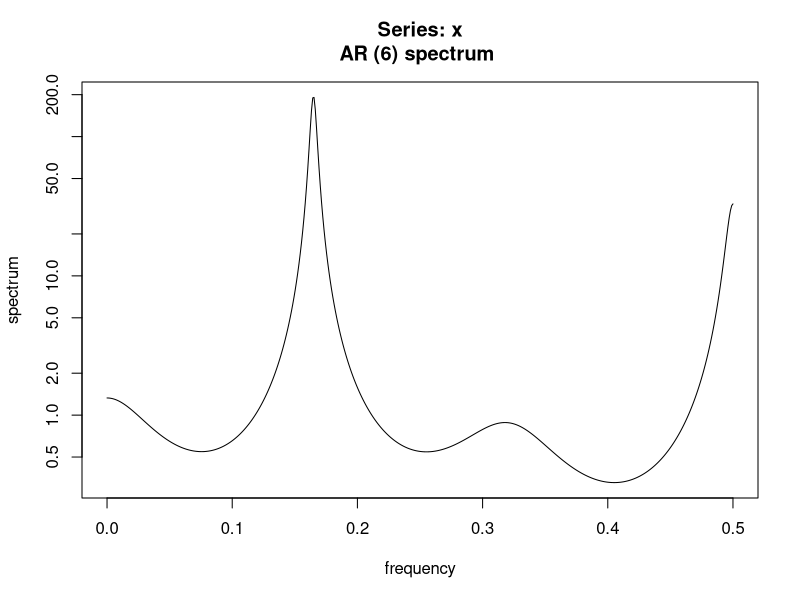
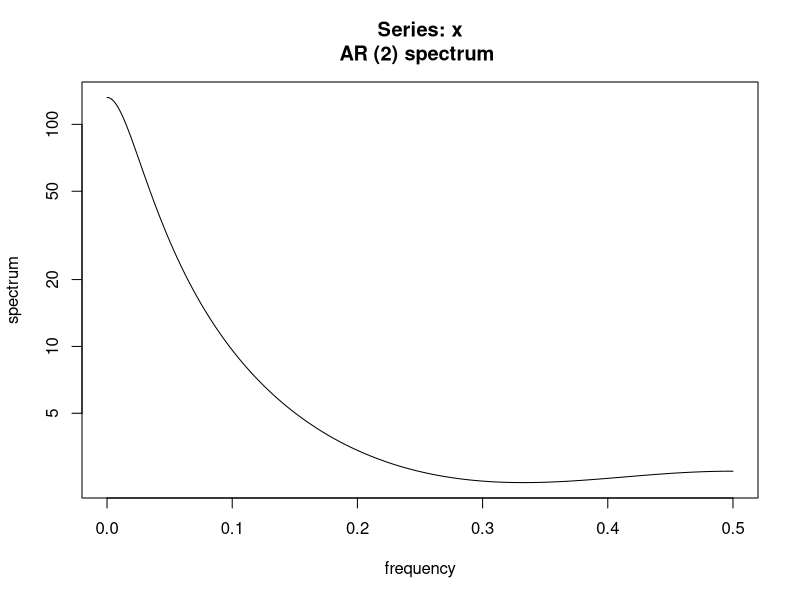
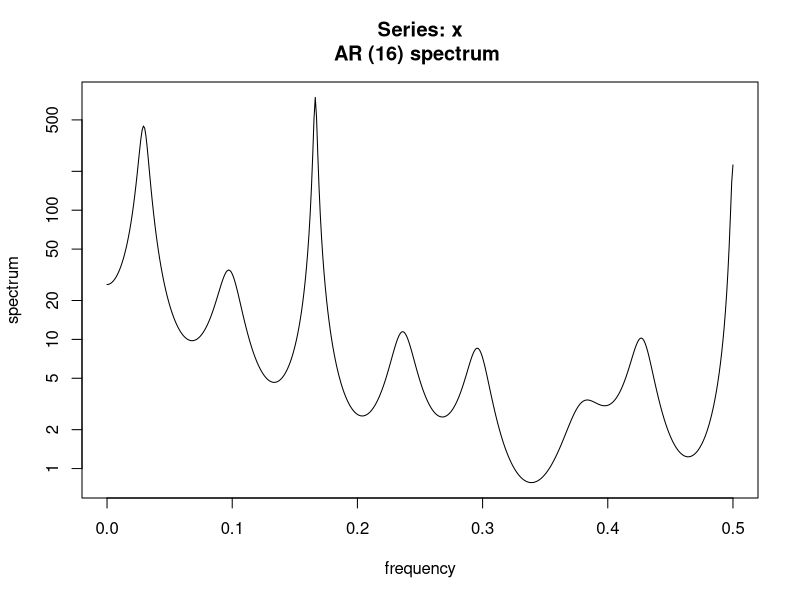
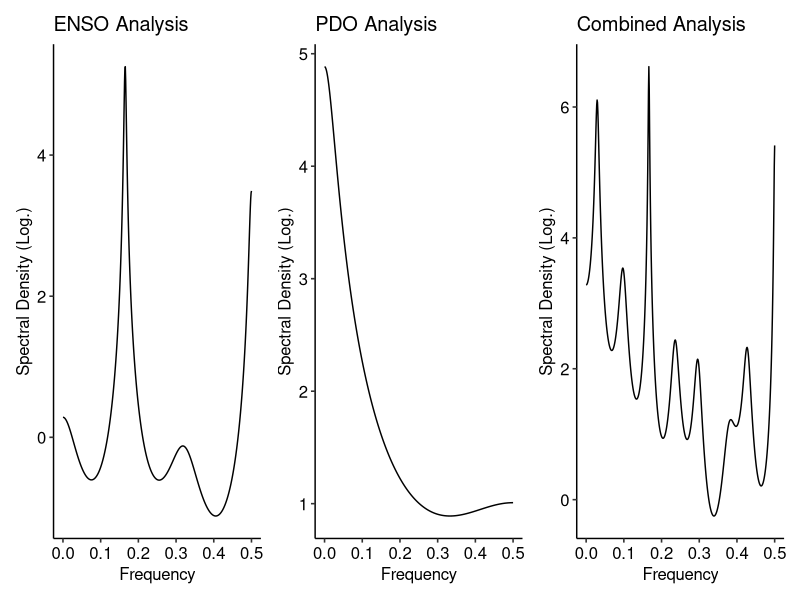

Reproduce these figures in R, in order.
# Illustrate spectral analysis.

library(tidyverse)
library(ggpubr)
library(patchwork)

# Set seed.

set.seed(0112358)

# ENSO/PDO

#  Set up data.

dat_enso = 
  tibble(year = seq(1961, 2020, 1),
         effect_enso = rep(c(rep(-2, 3), rep(2, 3)), 10) + runif(60, -1, 1))

dat_pdo = 
  tibble(year = seq(1961, 2020, 1),
         effect_pdo = rep(c(rep(-3, 15), rep(3, 15)), 2) + runif(60, -2, 2))

dat_both = 
  left_join(dat_enso, dat_pdo) %>% 
  mutate(effect = effect_enso + effect_pdo)

list_enso = 
  dat_enso %>% 
  pull(effect_enso) %>% 
  spectrum(method = "ar")

#  Set up spectral analyses with plots.

vec_enso_freq = list_enso[[1]]
vec_enso_dens = list_enso[[2]]

vis_enso = 
  ggplot() + 
  geom_line(aes(x = vec_enso_freq,
                y = vec_enso_dens %>% log)) +
  labs(x = "Frequency", y = "Spectral Density (Log.)", title = "ENSO Analysis") +
  theme_pubr()

list_pdo = 
  dat_pdo %>% 
  pull(effect_pdo) %>% 
  spectrum(method = "ar")

vec_pdo_freq = list_pdo[[1]]
vec_pdo_dens = list_pdo[[2]]

vis_pdo = 
  ggplot() + 
  geom_line(aes(x = vec_pdo_freq,
                y = vec_pdo_dens %>% log)) +
  labs(x = "Frequency", y = "Spectral Density (Log.)", title = "PDO Analysis") +
  theme_pubr()

list_both = 
  dat_both %>% 
  pull(effect) %>% 
  spectrum(method = "ar")

vec_both_freq = list_both[[1]]
vec_both_dens = list_both[[2]]

vis_both = 
  ggplot() + 
  geom_line(aes(x = vec_both_freq,
                y = vec_both_dens %>% log)) +
  labs(x = "Frequency", y = "Spectral Density (Log.)", title = "Combined Analysis") +
  theme_pubr()

vis_climate = vis_enso + vis_pdo + vis_both

ggsave("vis_climate.png",
       vis_climate,
       dpi = 300,
       width = 6.5,
       height = 3)
